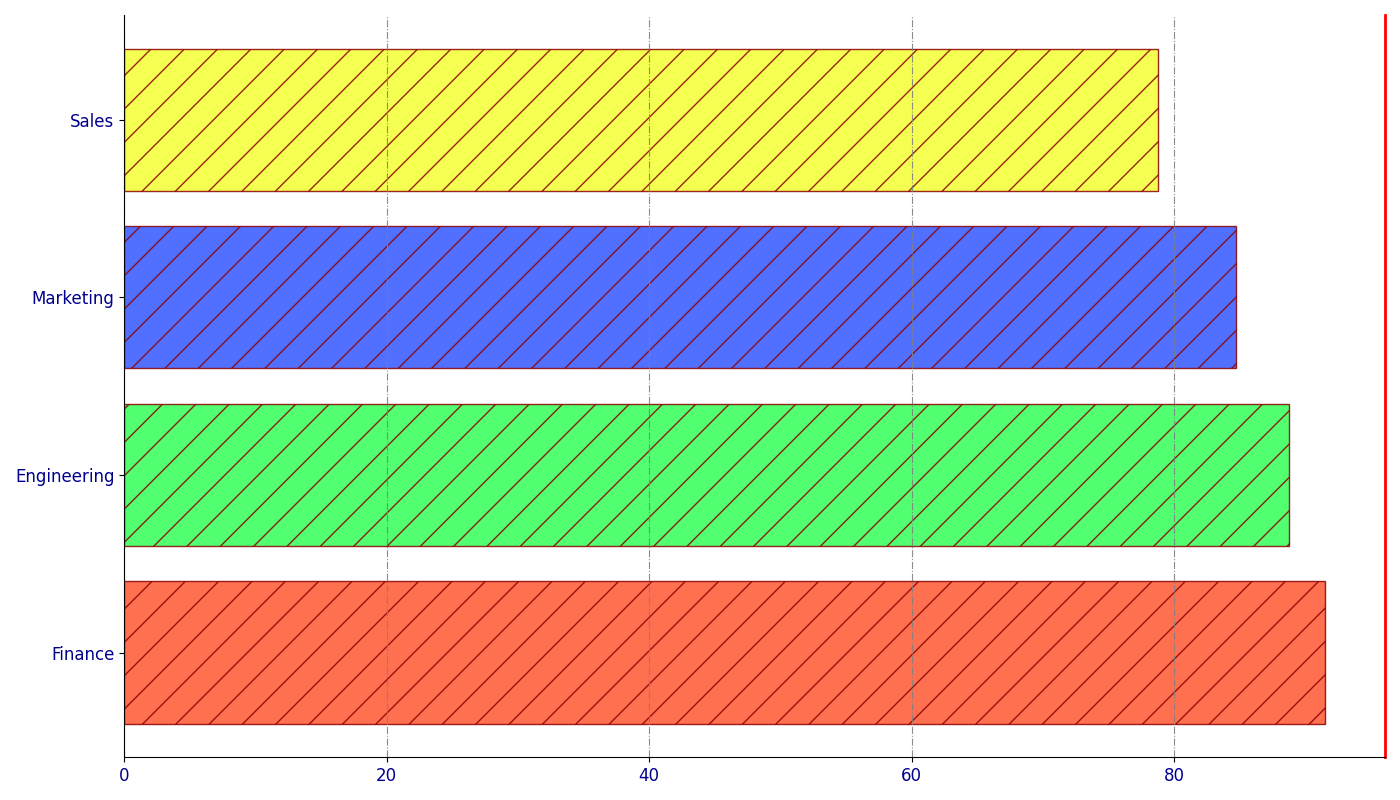

Generate this figure with Python:
import matplotlib.pyplot as plt
import numpy as np

departments = ['Engineering', 'Marketing', 'Sales', 'Finance']

performance_scores = {
    'Engineering': [88, 92, 85, 90],
    'Marketing': [82, 85, 88, 84],
    'Sales': [77, 79, 81, 78],
    'Finance': [90, 93, 91, 92]
}

data = [np.array(performance_scores[department]) for department in departments]
average_scores = [np.mean(scores) for scores in data]

sorted_indices = np.argsort(average_scores)[::-1]
sorted_departments = [departments[i] for i in sorted_indices]
sorted_average_scores = [average_scores[i] for i in sorted_indices]

fig, ax = plt.subplots(figsize=(14, 8))
bars = ax.barh(
    sorted_departments, sorted_average_scores,
    color=['#FF5733', '#33FF57', '#3357FF', '#F3FF33'], 
    alpha=0.85, edgecolor='darkred', hatch='/'
)

plt.xticks(fontsize=12, color='darkblue')
plt.yticks(fontsize=12, color='darkblue')
ax.grid(axis='x', linestyle='-.', color='gray', alpha=0.9)
ax.spines['top'].set_visible(False)
ax.spines['right'].set_linewidth(2)
ax.spines['right'].set_color('red')

plt.tight_layout()
plt.show()
